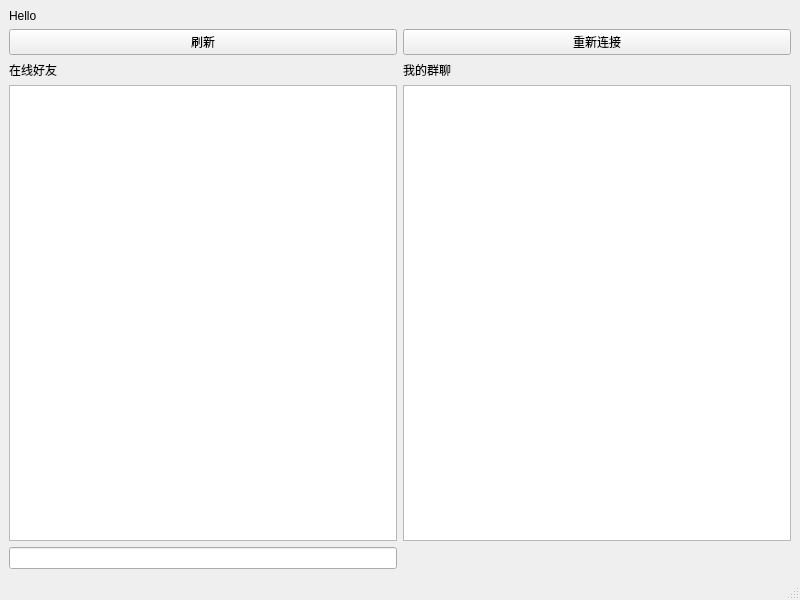
<?xml version="1.0" encoding="UTF-8"?>
<ui version="4.0">
 <class>Home</class>
 <widget class="QMainWindow" name="Home">
  <property name="geometry">
   <rect>
    <x>0</x>
    <y>0</y>
    <width>800</width>
    <height>600</height>
   </rect>
  </property>
  <property name="windowTitle">
   <string>MainWindow</string>
  </property>
  <widget class="QWidget" name="centralwidget">
   <layout class="QGridLayout" name="gridLayout">
    <item row="1" column="0">
     <widget class="QPushButton" name="pushButtonRefresh">
      <property name="text">
       <string>刷新</string>
      </property>
     </widget>
    </item>
    <item row="3" column="1">
     <widget class="QListView" name="listViewGroups">
      <property name="editTriggers">
       <set>QAbstractItemView::NoEditTriggers</set>
      </property>
     </widget>
    </item>
    <item row="1" column="1">
     <widget class="QPushButton" name="pushButtonRetry">
      <property name="text">
       <string>重新连接</string>
      </property>
     </widget>
    </item>
    <item row="0" column="0">
     <widget class="QLabel" name="labelHello">
      <property name="text">
       <string>Hello</string>
      </property>
     </widget>
    </item>
    <item row="3" column="0">
     <widget class="QListView" name="listViewFriends">
      <property name="editTriggers">
       <set>QAbstractItemView::NoEditTriggers</set>
      </property>
     </widget>
    </item>
    <item row="2" column="0">
     <widget class="QLabel" name="label">
      <property name="text">
       <string>在线好友</string>
      </property>
     </widget>
    </item>
    <item row="2" column="1">
     <widget class="QLabel" name="label_2">
      <property name="text">
       <string>我的群聊</string>
      </property>
     </widget>
    </item>
    <item row="4" column="0">
     <widget class="QLineEdit" name="lineEditState"/>
    </item>
   </layout>
  </widget>
  <widget class="QMenuBar" name="menubar">
   <property name="geometry">
    <rect>
     <x>0</x>
     <y>0</y>
     <width>800</width>
     <height>22</height>
    </rect>
   </property>
  </widget>
  <widget class="QStatusBar" name="statusbar"/>
 </widget>
 <resources/>
 <connections/>
</ui>
